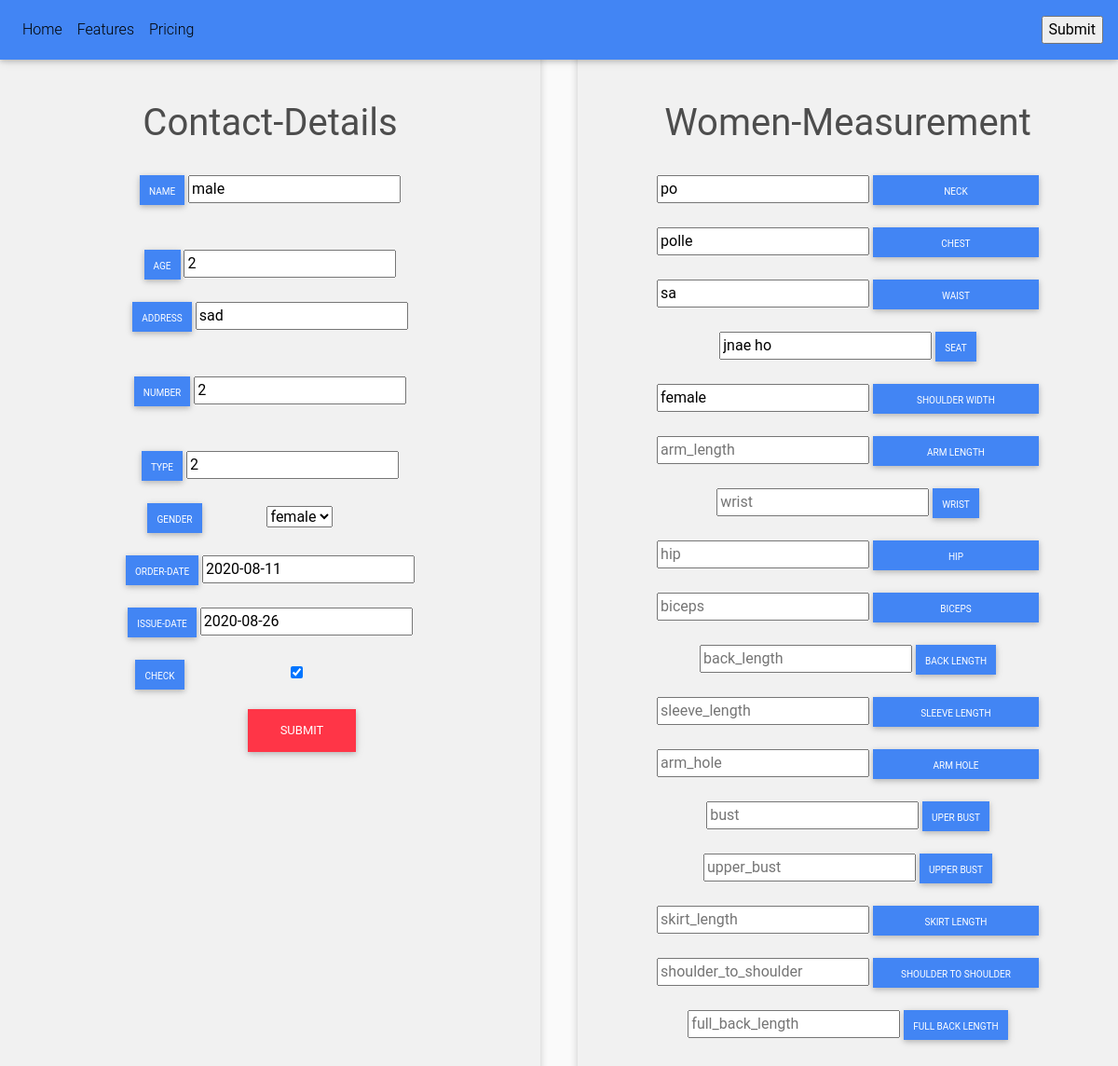
The app's page /contact-female/8/ with its own data.
### tailor/models.py (models this page shows, shortened)
class Contact(models.Model):
    name = models.CharField(max_length=30, null=True,blank=True)
    address = models.CharField(max_length=50, null=True,blank=True)
    age = models.IntegerField( null=True,blank=True)
    number = models.IntegerField( null=True,blank=True)
    type = models.CharField(max_length=50, null=True,blank=True)
    checkbox = models.BooleanField(null=True,default=False)
    order_date = models.DateField(blank=True,null=True)
    issue_date = models.DateField(blank=True,null=True)
    gender = models.CharField(choices = GENDER_CHOICES , max_length= 15)

class Female(models.Model):
    contact2 = models.OneToOneField(Contact,  on_delete=models.CASCADE, null=True)
    fchest = models.CharField(max_length=30 , blank=True)
    fneck = models.CharField(max_length=30 , blank=True)
    fwaist = models.CharField(max_length=30 , blank=True)
    seat = models.CharField(max_length=30 , blank=True)
    shoulder_width = models.CharField(max_length=30 , blank=True)
    arm_length = models.CharField(max_length=30 , blank=True)
    wrist = models.CharField(max_length=30 , blank=True)
    hip = models.CharField(max_length=30 , blank=True)
    biceps = models.CharField(max_length=30 , blank=True)
    back_length = models.CharField(max_length=30 , blank=True)
    wrist = models.CharField(max_length=30 , blank=True)
    sleeve_length = models.CharField(max_length=30 , blank=True)
    arm_hole = models.CharField(max_length=30 , blank=True)
    bust = models.CharField(max_length=30 , blank=True)
    upper_bust = models.CharField(max_length=30 , blank=True)
    skirt_length = models.CharField(max_length=30 , blank=True)
    shoulder_to_shoulder = models.CharField(max_length=30 , blank=True)
    full_back_length = models.CharField(max_length=30 , blank=True)

### tailor/views.py (the view, shortened to what this page needs)
# urls.py: path('contact-female/<str:pk>/', views.contactUpdate, name='contact-female'),
def contactUpdate(request,pk):
    template_name = 'female-update.html'
    contact = Contact.objects.get(pk=pk)
    female = Female.objects.all()
    c_form = commentForm(instance=contact)
    f_form = femaleForm(instance=contact.female)
    context = {
        'c_form' : c_form,
        'f_form' : f_form,
        'contact' : contact,
    }
    return render(request , template_name , context)

### tailor/forms.py
class commentForm(forms.ModelForm):
    gender = forms.ChoiceField(choices = GENDER_CHOICES, label="", initial='', widget=forms.Select(), required=True)
    checkbox = forms.BooleanField(
         required=False
        )
    class Meta:
        model = Contact
        fields = '__all__'
        widgets = {
                'name' : forms.TextInput(attrs={'placeholder' : 'name','required': 'true'}),
                'age' : forms.TextInput(attrs={'placeholder' : 'age','required': 'true'}),
                'address' : forms.TextInput(attrs={'placeholder' : 'address','required': 'true'}),
                'gender' : forms.TextInput( attrs={'placeholder' : 'gender','required': 'true'}),
                'number' : forms.TextInput(attrs={'placeholder' : 'number','required': 'true'}),
                'type' : forms.TextInput(attrs={'placeholder' : 'type','required': 'true'}),
                'fchest' : forms.TextInput(attrs={'placeholder' : 'chest','required': 'true'}),
                'order_date' : forms.TextInput(attrs={'placeholder' : 'order_date','required': 'true'}),
                'issue_date' : forms.TextInput(attrs={'placeholder' : 'issue_date','required': 'true'}),
        }

### tailor/templates/female-update.html (shortened to what this page needs)
{% extends "nav-base.html" %}
{% load static %}
{% block content %}
        <br><br>
        <link rel="stylesheet" href="{% static 'css/function.css' %}">
       <form  method="post" >
        <div class="conatiner">
        <div class="card-deck">
                 <div class="card">
 <div class="card-body"><br>
                <div >
                    <h1>Contact-Details</h1>
                </div><br>
                <div id="contact">
              <h1   class="btn btn-primary" style="width: fit-content;" data-toggle="h1" aria-pressed="false">Name</h1>
              {{c_form.name}}
               </div>
               <div id="contact">
              <h1  class="btn btn-primary" style="width: fit-content;" data-toggle="h1" aria-pressed="false">Age</h1>
               {{c_form.age}}
               <div id="contact">
              <h1    class="btn btn-primary" style="width: fit-content;" data-toggle="h1" aria-pressed="false">Address</h1>
              {{c_form.address}}
               </div>
             <div id="contact">
            <h1    class="btn btn-primary" style="width: fit-content;" data-toggle="h1" aria-pressed="false">Number</h1>
             {{c_form.number}}
             </div>
            <div id="contact">
            <h1    class="btn btn-primary" style="width: fit-content;" data-toggle="h1" aria-pressed="false">Type</h1>
             {{c_form.type}}
            </div><br>
             <div id="contact">
            <h1    class="btn btn-primary"  style="width: fit-content; position: relative; right: 65px;"  data-toggle="h1" aria-pressed="false">Gender</h1>
             {{c_form.gender}}
            </div>  <br>
            <div id="contact">
            <h1    class="btn btn-primary" style="width: fit-content;" data-toggle="h1" aria-pressed="false">Order-Date</h1>
            {{c_form.order_date}}
            </div><br>
            <div id="contact">
            <h1    class="btn btn-primary" style="width: fit-content;" data-toggle="h1" aria-pressed="false">Issue-Date</h1>
            {{c_form.issue_date}}
            </div>
            <br>
                <div id="contact">
            <h1    class="btn btn-primary" style="width: fit-content; position: relative; right: 110px;"  data-toggle="h1" aria-pressed="false">Check</h1>
            {{c_form.checkbox}}
            </div>
          <br>
                    </div>
                  </div>
        </div>
            <div class="card">
              <div class="card-body">
                <br>
                <div >
                    <h1 >Women-Measurement</h1>
                </div><br>
                        <div id="women">
                {{f_form.fneck}}
                <h1  disabled  class="btn btn-primary" data-toggle="h1" aria-pressed="false">Neck</h1>
                  </br></br>  {{f_form.fchest}}
                  <h1   class="btn btn-primary" data-toggle="h1" aria-pressed="false">Chest</h1>
                  </br></br>  {{f_form.fwaist}}
                  <h1  " class="btn btn-primary" data-toggle="h1" aria-pressed="false">Waist</h1>
                 </br></br> {{f_form.seat}}
                 <h1  class="btn btn-primary" style="width: fit-content;" data-toggle="h1" aria-pressed="false">Seat</h1>
                </br></br>  {{f_form.shoulder_width}}
                <h1   class="btn btn-primary" data-toggle="h1" aria-pressed="false">Shoulder width</h1>
                </br></br> {{f_form.arm_length}}
                <h1  class="btn btn-primary" data-toggle="h1" aria-pressed="false">Arm length</h1>
               </br></br>{{f_form.wrist}}
               <h1  class="btn btn-primary" style="width: fit-content;" data-toggle="h1" aria-pressed="false">Wrist</h1>
                </br></br> {{f_form.hip}}
                <h1   class="btn btn-primary" data-toggle="h1" aria-pressed="false">Hip   </h1>
                </br></br>  {{f_form.biceps}}
                <h1  " class="btn btn-primary" data-toggle="h1" aria-pressed="false">Biceps</h1>
                </br></br> {{f_form.back_length}}
                <h1  class="btn btn-primary" style="width: fit-content;" data-toggle="h1" aria-pressed="false"> Back Length</h1>
             </br></br> {{f_form.sleeve_length}}
             <h1   class="btn btn-primary" data-toggle="h1" aria-pressed="false">Sleeve Length   </h1>
             </br></br> {{f_form.arm_hole}}
             <h1  " class="btn btn-primary" data-toggle="h1" aria-pressed="false">Arm hole</h1>
             </br></br>{{f_form.bust}}
             <h1  class="btn btn-primary" style="width: fit-content;" data-toggle="h1" aria-pressed="false"> Uper Bust</h1>
            </br></br> {{f_form.upper_bust}}
            <h1  class="btn btn-primary" style="width: fit-content;" data-toggle="h1" aria-pressed="false">Upper Bust</h1>
             </br></br> {{f_form.skirt_length}}
             <h1   class="btn btn-primary" data-toggle="h1" aria-pressed="false">Skirt length    </h1>
             </br></br>  {{f_form.shoulder_to_shoulder}}
             <h1  " class="btn btn-primary" data-toggle="h1" aria-pressed="false">Shoulder to Shoulder</h1>
             </br></br>{{f_form.full_back_length}}
             <h1  class="btn btn-primary" style="width: fit-content;" data-toggle="h1" aria-pressed="false"> Full back length</h1>
                        <button type="h1"  style="width: 20%; font-size: small;  position: absolute; right:140%; top:64%;" class="btn btn-danger"  aria-pressed="false">Submit</button>
            </div>
</div>
</form>
{% endblock %}

### tailor/static/css/main.css (style rules this page uses)
body { background-color: hsl(0, 0%, 98%); }
h1,h2,h3,h4,h5,h6 { color:hsl(0, 0%, 30%); }
.btn { border-radius: 0; }

### tailor/static/css/function.css (style rules this page uses)
.card-deck { grid-column-gap: 10px; }
.card-deck { left-margin: 10px; }
.card { box-shadow: 0 4px 8px 0 rgba(0, 0, 0, 0.2); padding: 16px; text-align: center; background-color: #f1f1f1; }
#contact h1 { width: 25%; height: 32px; text-align: center; margin: auto; padding: 10px; font-size: x-small; }
#women h1 { width: 35%; height: 32px; text-align: center; margin: auto; padding: 10px; font-size: x-small; }

### records on screen
Contact: name "male", age "2", address "sad", number "2", type "2", gender "female", order_date "2020-08-11", issue_date "2020-08-26", checkbox "☑"
Female: fneck "po", fchest "polle", fwaist "sa", seat "jnae ho", shoulder_width "female"
